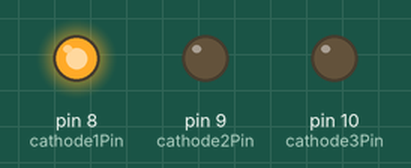
Recording of a sketch running on a simulated Arduino Uno, built with avr-gcc and run on an emulated ATmega328P. Shown: output pins drawn as LEDs (lit = HIGH).

Above: at 0.16 s.
At 1.49 s:
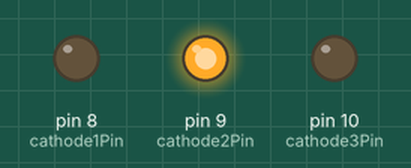
At 2.83 s:
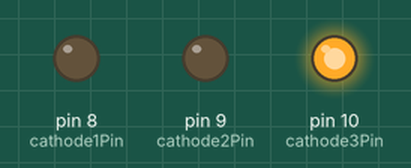
Timing chart, 0 to 3.1 s (numbered marks = the images above):
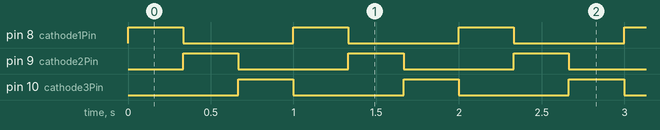

The sketch:

sketch_feb09a.ino
```cpp
// (licence header left out)
// Transistors seem best bet to control active cathode layers
// Multiplex each cathode layer, Persistence of Vision solution!

int cathode1Pin = 8;
int cathode2Pin = 9;
int cathode3Pin = 10;

void setup() {
  pinMode(cathode1Pin, OUTPUT);
  pinMode(cathode2Pin, OUTPUT);
  pinMode(cathode3Pin, OUTPUT);
}

void loop() {
  digitalWrite(cathode1Pin, HIGH);
  delay(333);
  digitalWrite(cathode1Pin, LOW);

  digitalWrite(cathode2Pin, HIGH);
  delay(333);
  digitalWrite(cathode2Pin, LOW);

  digitalWrite(cathode3Pin, HIGH);
  delay(333);
  digitalWrite(cathode3Pin, LOW);
}
```

Measured:
- by itself, pin 8 (cathode1Pin), pin 9 (cathode2Pin), pin 10 (cathode3Pin): alternates HIGH for 0.33 s and LOW for 0.67 s
- by itself, everything shown: repeats every 1.0 s, in 4 steps
